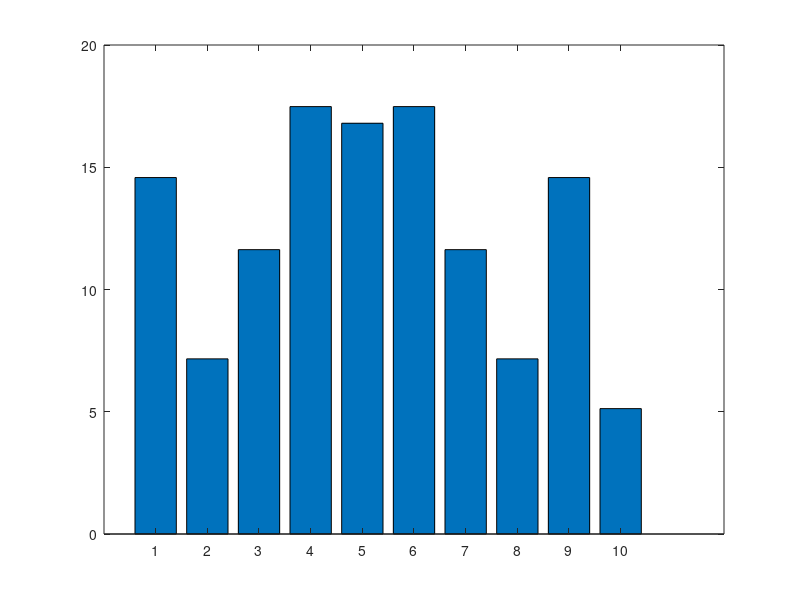

Reproduce this figure in MATLAB.
1;

global f =   [1 2 3 4 5 6 7 8 9 10];
global phi = [10 -5 32 21 42 -50 20 0 0.52 100];

function y = senal(t,f,phi)
    y = zeros(length(f), length(t));
    for i=1:length(f)
        y(i,:) = sin(2*pi*f(i)*t + phi(i));
    end
endfunction


function [combinacion,senales] = combinacion_lineal(t, alfa)
    global f;
    global phi;
    senales = senal(t, f, phi);
    combinacion = zeros(length(t),1);
    for i=1:length(t)
        suma = 0;
        for j=1:length(alfa)
            suma = suma+senales(j,i);
        end
        combinacion(i) = suma;
    end

endfunction

t0 = -1;
dt = 0.1;
tn = 1;

t = t0:dt:tn-dt;

alfa = rand(10,1);
[combinacion, senales] = combinacion_lineal(t, alfa);
%plot(t, combinacion);
%pause;
grafico_barras = zeros(length(f),1);
for i=1:length(f)
    grafico_barras(i) = dot(combinacion(:),senales(i,:));
end

bar(grafico_barras);
